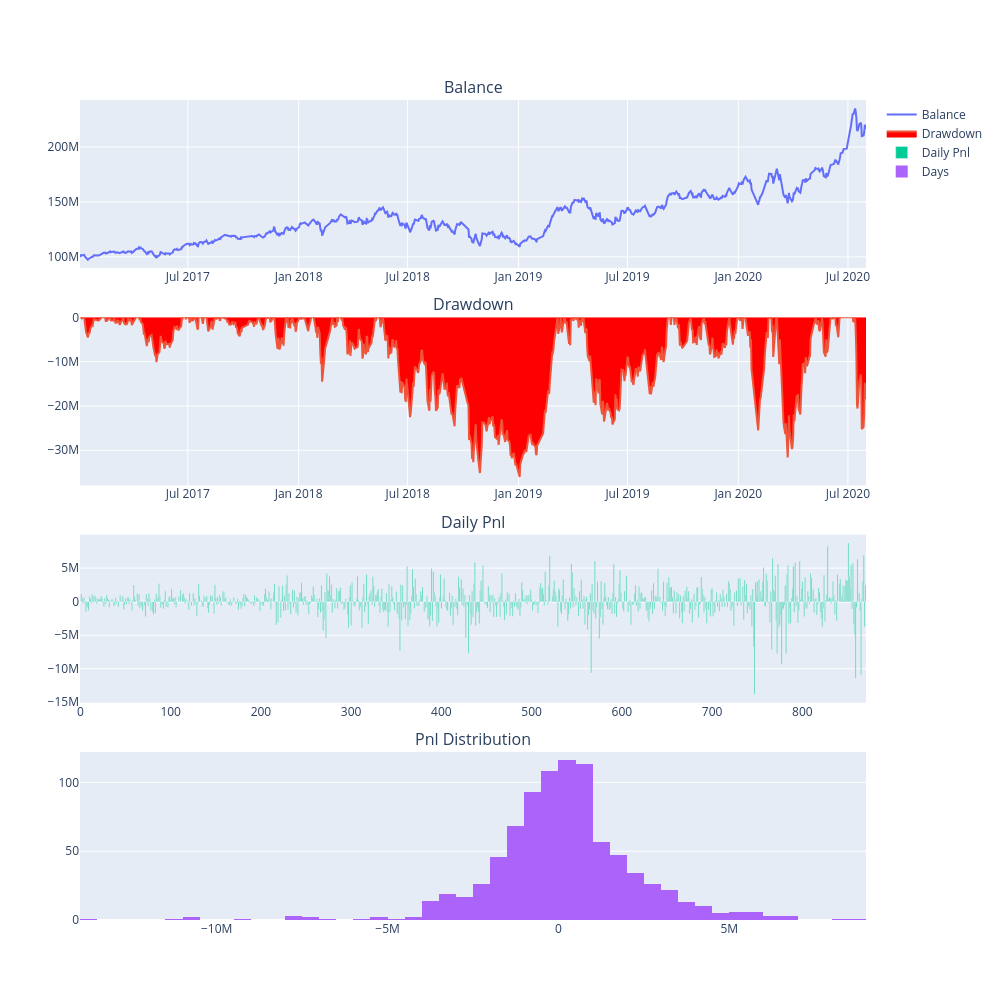

The notebook cell saved with this chart:
### Code cell
# 执行回测任务
engine.load_data()
engine.run_backtesting()
engine.calculate_result()
engine.calculate_statistics()
engine.show_chart()

### Figure 1 — Plotly figure (JSON) as saved in the notebook; plotly's stock layout.template omitted (floating-point values rounded to 4 significant figures; data arrays with more than 128 entries replaced by an {"elided": "..."} marker saying what was removed)
{"data": [{"mode": "lines", "name": "Balance", "type": "scatter", "x": {"elided": "871 str values"}, "xaxis": "x", "y": {"elided": "871 float values"}, "yaxis": "y"}, {"fill": "tozeroy", "fillcolor": "red", "mode": "lines", "name": "Drawdown", "type": "scatter", "x": {"elided": "871 str values"}, "xaxis": "x2", "y": {"elided": "871 float values"}, "yaxis": "y2"}, {"name": "Daily Pnl", "type": "bar", "xaxis": "x3", "y": {"elided": "871 float values"}, "yaxis": "y3"}, {"name": "Days", "nbinsx": 100, "type": "histogram", "x": {"elided": "871 float values"}, "xaxis": "x4", "yaxis": "y4"}], "layout": {"annotations": [{"font": {"size": 16}, "showarrow": false, "text": "Balance", "x": 0.5, "xanchor": "center", "xref": "paper", "y": 1, "yanchor": "bottom", "yref": "paper"}, {"font": {"size": 16}, "showarrow": false, "text": "Drawdown", "x": 0.5, "xanchor": "center", "xref": "paper", "y": 0.735, "yanchor": "bottom", "yref": "paper"}, {"font": {"size": 16}, "showarrow": false, "text": "Daily Pnl", "x": 0.5, "xanchor": "center", "xref": "paper", "y": 0.47, "yanchor": "bottom", "yref": "paper"}, {"font": {"size": 16}, "showarrow": false, "text": "Pnl Distribution", "x": 0.5, "xanchor": "center", "xref": "paper", "y": 0.205, "yanchor": "bottom", "yref": "paper"}], "height": 1000, "width": 1000, "xaxis": {"anchor": "y", "domain": [0, 1]}, "xaxis2": {"anchor": "y2", "domain": [0, 1]}, "xaxis3": {"anchor": "y3", "domain": [0, 1]}, "xaxis4": {"anchor": "y4", "domain": [0, 1]}, "yaxis": {"anchor": "x", "domain": [0.795, 1]}, "yaxis2": {"anchor": "x2", "domain": [0.53, 0.735]}, "yaxis3": {"anchor": "x3", "domain": [0.265, 0.47]}, "yaxis4": {"anchor": "x4", "domain": [0, 0.205]}}}
